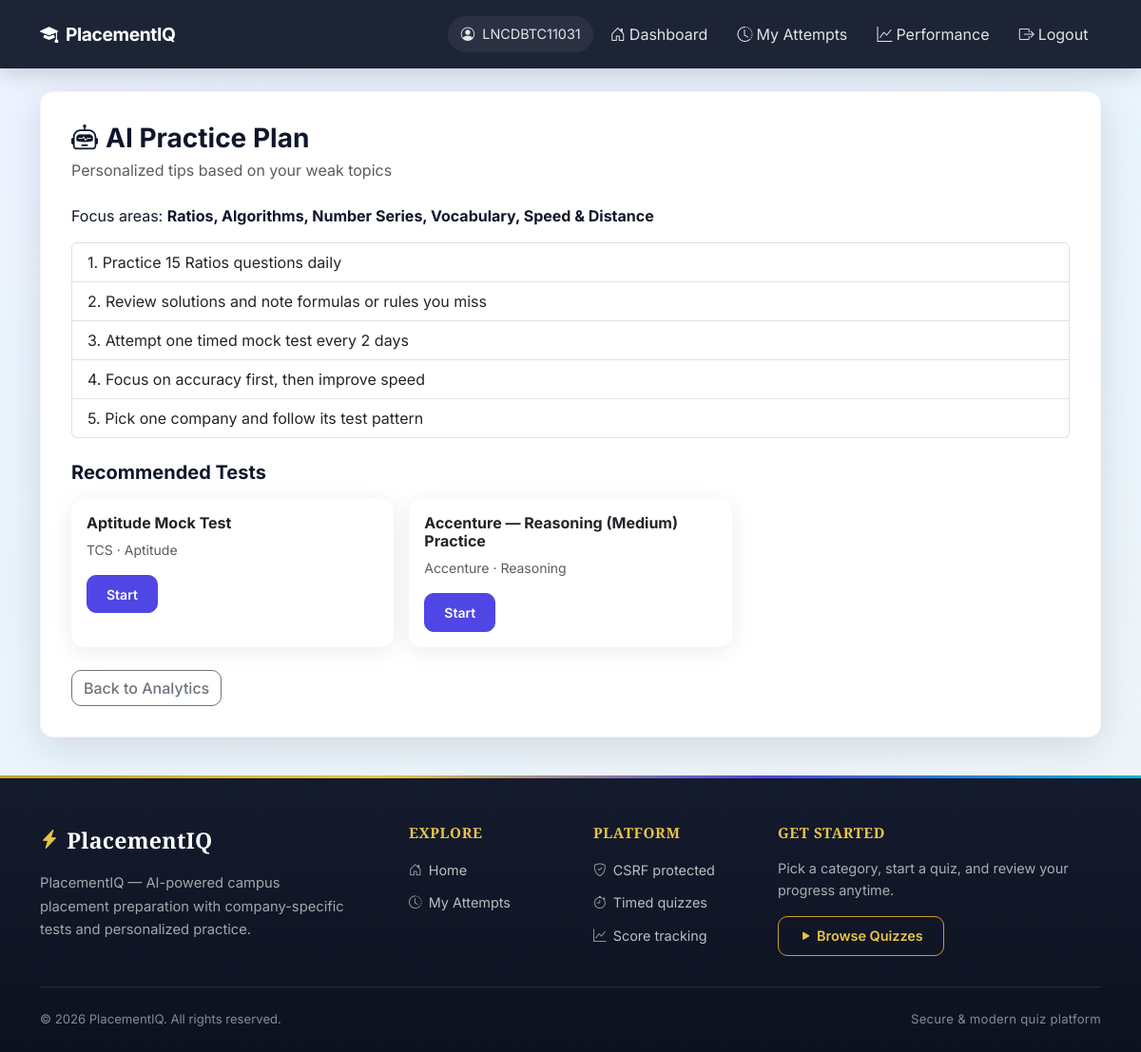
Screenshot of /ai-practice/ (signed in) with the database file from the repository.
### app1/models.py (models this page shows, shortened)
class Quiz(models.Model):
    STATUS_CHOICES = (
        ("active", "Active"),
        ("hold", "Hold"),
        ("disabled", "Disabled"),
    )
    DIFFICULTY_CHOICES = (
        ("easy", "Easy"),
        ("medium", "Medium"),
        ("hard", "Hard"),
    )
    SECTION_CHOICES = (
        ("aptitude", "Aptitude"),
        ("reasoning", "Reasoning"),
        ("english", "English"),
        ("coding", "Coding"),
        ("technical", "Technical"),
    )
    title = models.CharField(max_length=255)
    category = models.ForeignKey(Category, on_delete=models.CASCADE, related_name="quizzes")
    company = models.ForeignKey(
        Company, on_delete=models.SET_NULL, null=True, blank=True, related_name="tests"
    )
    difficulty = models.CharField(max_length=10, choices=DIFFICULTY_CHOICES, default="medium")
    section = models.CharField(max_length=20, choices=SECTION_CHOICES, default="aptitude")
    duration_minutes = models.PositiveIntegerField(default=30, help_text="Total test duration")
    marks_per_question = models.DecimalField(max_digits=6, decimal_places=2, default=Decimal("1.00"))
    negative_marks = models.DecimalField(max_digits=6, decimal_places=2, default=Decimal("0.00"))
    target_question_count = models.PositiveIntegerField(default=10)
    drive_date = models.DateField(null=True, blank=True, help_text="Upcoming campus drive date")
    status = models.CharField(max_length=20, choices=STATUS_CHOICES, default="active")
    created_at = models.DateTimeField(auto_now_add=True)

class Company(models.Model):
    name = models.CharField(max_length=100, unique=True)
    slug = models.SlugField(max_length=120, unique=True, blank=True)
    logo = models.ImageField(upload_to="company_logos/", blank=True, null=True)
    description = models.TextField(blank=True)
    is_active = models.BooleanField(default=True)
    class Meta:
        verbose_name_plural = "companies"
        ordering = ["name"]

### app1/views.py (the view)
# urls.py: path("ai-practice/", views.ai_practice_plan, name="ai_practice_plan"),
@student_required
def ai_practice_plan(request):
    weak = [row["question__topic"] for row in student_weak_topics(request.user, limit=5)]
    company_name = (request.GET.get("company") or "").strip() or None
    tips = personalized_suggestions(weak, company_name)
    suggested = suggested_tests_for_user(request.user)
    return render(
        request,
        "ai_practice_plan.html",
        {
            "weak_topics": weak,
            "tips": tips,
            "suggested_tests": suggested,
            "company_name": company_name,
        },
    )

### app1/ai_service.py (called while the page is built, shortened)
def _openai_chat(prompt: str) -> str | None:
    api_key = getattr(settings, "OPENAI_API_KEY", "") or ""
    if not api_key:
        return None

### app1/analytics.py (called while the page is built)
def student_weak_topics(user, limit=8):
    qs = (
        Answer.objects.filter(attempt__user=user, is_correct=False)
        .exclude(question__topic="")
        .values("question__topic")
        .annotate(wrong_count=Count("id"))
        .order_by("-wrong_count")[:limit]
    )
    return list(qs)

def suggested_tests_for_user(user, limit=5):
    weak = [row["question__topic"] for row in student_weak_topics(user, limit=3)]
    qs = Quiz.objects.filter(status="active", company__isnull=False)
    if weak:
        topic_q = Q()
        for t in weak:
            topic_q |= Q(question__topic__icontains=t)
        qs = qs.filter(topic_q).distinct()
    return qs.annotate(q_count=Count("question")).filter(q_count__gt=0)[:limit]

### app1/college_auth.py (called while the page is built, shortened)
def is_valid_student_name(value: str, enrollment_id: str = "") -> bool:
    return _looks_like_person_name(value, enrollment_id)

def _looks_like_person_name(value: str, enrollment_id: str) -> bool:
    if not value or value == enrollment_id:
        return False

### app1/context_processors.py (called while the page is built)
def student_profile(request):
    if not request.user.is_authenticated or request.user.is_staff:
        return {}
    enrollment_id = request.session.get("student_enrollment_id") or request.user.username
    from .college_auth import is_valid_student_name
    session_name = request.session.get("student_display_name") or ""
    stored_name = request.user.first_name or ""
    display_name = ""
    if is_valid_student_name(session_name, enrollment_id):
        display_name = session_name
    elif is_valid_student_name(stored_name, enrollment_id):
        display_name = stored_name
    email = request.session.get("student_email") or request.user.email or ""
    nav_label = display_name or enrollment_id
    return {
        "student_enrollment_id": enrollment_id,
        "student_display_name": display_name,
        "student_email": email,
        "student_nav_label": nav_label,
    }

### templates/ai_practice_plan.html (shortened to what this page needs)
{% extends 'base.html' %}
{% block content %}
<div class="content-wrapper">
    <h3 class="fw-bold mb-1"><i class="bi bi-robot me-2"></i>AI Practice Plan</h3>
    <p class="text-muted mb-4">Personalized tips based on your weak topics{% if company_name %} for {{ company_name }}{% endif %}</p>
    {% if weak_topics %}
    <p class="mb-3">Focus areas: <strong>{{ weak_topics|join:", " }}</strong></p>
    {% endif %}
    <ol class="list-group list-group-numbered mb-4">
        {% for tip in tips %}
        <li class="list-group-item">{{ tip }}</li>
        {% endfor %}
    </ol>
    <h5 class="fw-bold mb-3">Recommended Tests</h5>
    <div class="row g-3">
        {% for test in suggested_tests %}
        <div class="col-md-6 col-lg-4">
            <div class="card quiz-card h-100">
                <div class="card-body">
                    <h6 class="fw-bold">{{ test.title }}</h6>
                    <p class="text-muted small">{{ test.company.name }} · {{ test.get_section_display }}</p>
                    <a href="{% url 'start_quiz' test.id %}" class="btn btn-primary btn-sm">Start</a>
                </div>
            </div>
        </div>
        {% endfor %}
    </div>
    <div class="mt-4">
        <a href="{% url 'student_analytics' %}" class="btn btn-outline-secondary">Back to Analytics</a>
    </div>
</div>
{% endblock %}

### templates/base.html (shortened to what this page needs)
{% load static %}
<!DOCTYPE html>
<html lang="en">
<head>
    <link href="https://cdn.jsdelivr.net/npm/bootstrap@5.3.3/dist/css/bootstrap.min.css" rel="stylesheet">
    <link href="https://cdn.jsdelivr.net/npm/bootstrap-icons@1.11.3/font/bootstrap-icons.min.css" rel="stylesheet">
    <link rel="stylesheet" href="{% static 'css/style.css' %}">
</head>
<body class="site-body">
    <nav class="navbar navbar-expand-lg navbar-dark app-navbar fixed-top">
        <div class="container-xl">
            <a class="navbar-brand" href="{% if user.is_authenticated and user.is_staff %}{% url 'admin_dashboard' %}{% elif user.is_authenticated %}{% url 'student_dashboard' %}{% else %}{% url 'home' %}{% endif %}">
                <i class="bi bi-mortarboard-fill me-1"></i> PlacementIQ
            </a>
            <div class="collapse navbar-collapse" id="navbarNav">
                <ul class="navbar-nav ms-auto align-items-lg-center gap-lg-1">
                    {% if user.is_authenticated %}
                        <li class="nav-item">
                            <span class="nav-link nav-user-pill d-flex flex-column align-items-start align-items-lg-end py-1">
                                <span>
                                    <i class="bi bi-person-circle me-1"></i>
                                    {% if not user.is_staff %}
                                        {{ student_display_name|default:student_enrollment_id|default:user.username }}
                                    {% else %}
                                        {{ user.username }}
                                    {% endif %}
                                </span>
                            </span>
                        </li>
                        {% if not user.is_staff %}
                        <li class="nav-item">
                            <a class="nav-link" href="{% url 'student_dashboard' %}">
                                <i class="bi bi-house-door me-1"></i><span class="nav-text">Dashboard</span>
                            </a>
                        </li>
                        <li class="nav-item">
                            <a class="nav-link" href="{% url 'my_attempts' %}">
                                <i class="bi bi-clock-history me-1"></i><span class="nav-text">My Attempts</span>
                            </a>
                        </li>
                        <li class="nav-item">
                            <a class="nav-link" href="{% url 'student_analytics' %}">
                                <i class="bi bi-graph-up me-1"></i><span class="nav-text">Performance</span>
                            </a>
                        </li>
                        {% endif %}
                        <li class="nav-item">
                            <form method="post" action="{% url 'logout' %}" class="d-inline w-100">
                                <button type="submit" class="btn btn-link nav-link border-0 w-100 text-start text-lg-center">
                                    <i class="bi bi-box-arrow-right me-1"></i><span class="nav-text">Logout</span>
                                </button>
                            </form>
                        </li>
                    {% endif %}
                </ul>
            </div>
        </div>
    </nav>
    <main id="main-content" class="page-shell">
        <div class="container-xl">
            {% block content %}{% endblock %}
        </div>
    </main>
    <footer class="app-footer">
        <div class="footer-accent"></div>
        <div class="container-xl">
            <div class="footer-main">
                <div class="row g-4 g-lg-5">
                    <div class="col-lg-4 col-md-6">
                        <div class="footer-brand">
                            <a href="{% url 'home' %}" class="footer-logo">
                                <i class="bi bi-lightning-charge-fill"></i>
                                <span>PlacementIQ</span>
                            </a>
                            <p class="footer-tagline">
                                PlacementIQ — AI-powered campus placement preparation with company-specific tests and personalized practice.
                            </p>
                        </div>
                    </div>
                    <div class="col-6 col-md-3 col-lg-2">
                        <h6 class="footer-heading">Explore</h6>
                        <ul class="footer-links">
                            <li><a href="{% url 'home' %}"><i class="bi bi-house-door"></i> Home</a></li>
                            {% if user.is_authenticated and not user.is_staff %}
                            <li><a href="{% url 'my_attempts' %}"><i class="bi bi-clock-history"></i> My Attempts</a></li>
                            {% endif %}
                        </ul>
                    </div>
                    <div class="col-6 col-md-3 col-lg-2">
                        <h6 class="footer-heading">Platform</h6>
                        <ul class="footer-links">
                            <li><span><i class="bi bi-shield-check"></i> CSRF protected</span></li>
                            <li><span><i class="bi bi-stopwatch"></i> Timed quizzes</span></li>
                            <li><span><i class="bi bi-graph-up"></i> Score tracking</span></li>
                        </ul>
                    </div>
                    <div class="col-lg-4 col-md-6">
                        <h6 class="footer-heading">Get started</h6>
                        <p class="footer-cta-text">Pick a category, start a quiz, and review your progress anytime.</p>
                        <a href="{% url 'home' %}" class="btn btn-footer-cta">
                            <i class="bi bi-play-fill me-1"></i>Browse Quizzes
                        </a>
                    </div>
                </div>
            </div>
            <div class="footer-bottom">
                <div class="row align-items-center gy-2">
                    <div class="col-md-6 text-center text-md-start">
                        <small>&copy; 2026 PlacementIQ. All rights reserved.</small>
                    </div>
                    <div class="col-md-6 text-center text-md-end">
                        <small class="footer-meta">Secure &amp; modern quiz platform</small>
                    </div>
                </div>
            </div>
        </div>
    </footer>
</body>
</html>

### static/css/style.css (style rules this page uses)
:root { --primary: #4f46e5; --primary-dark: #3730a3; --accent: #06b6d4; --gold: #c9a227; --gold-light: #e8c547; --success: #10b981; --warning: #f59e0b; --danger: #ef4444; --surface: #ffffff; --text: #0f172a; --text-muted: #64748b; --footer-bg: #141b2d; --footer-bg-deep: #0d1220; --radius: 14px; --shadow: 0 10px 40px rgba(15, 23, 42, 0.12); --nav-height: 72px; }
* { box-sizing: border-box; }
html { scroll-behavior: smooth; }
.site-body { display: flex; flex-direction: column; min-height: 100vh; margin: 0; font-family: "Inter", system-ui, -apple-system, sans-serif; color: var(--text); background: linear-gradient(160deg, #eef2ff 0%, #e8f4fc 40%, #f1f5f9 100%); background-attachment: fixed; }
.app-navbar { background: rgba(15, 23, 42, 0.94) !important; backdrop-filter: blur(12px); box-shadow: 0 4px 24px rgba(0, 0, 0, 0.18); min-height: var(--nav-height); }
.app-navbar .navbar-brand { font-weight: 700; letter-spacing: -0.02em; font-size: 1.2rem; }
.app-navbar .nav-link, .app-navbar .btn-link { color: rgba(255, 255, 255, 0.88) !important; padding: 0.5rem 0.85rem !important; border-radius: 8px; transition: background 0.2s, color 0.2s; }
.nav-user-pill { background: rgba(255, 255, 255, 0.06); border-radius: 999px !important; font-size: 0.9rem; }
.page-shell { flex: 1 0 auto; padding: calc(var(--nav-height) + 1.5rem) 0 2.5rem; width: 100%; }
.content-wrapper { background: var(--surface); border-radius: var(--radius); box-shadow: var(--shadow); padding: 2rem; border: 1px solid rgba(15, 23, 42, 0.04); }
.category-card, .quiz-card, .stat-card { border: none; border-radius: var(--radius); box-shadow: 0 4px 24px rgba(15, 23, 42, 0.08); transition: transform 0.2s ease, box-shadow 0.2s ease; height: 100%; background: var(--surface); }
.btn-primary { background: var(--primary); border-color: var(--primary); border-radius: 10px; padding: 0.55rem 1.25rem; font-weight: 600; }
.btn-outline-secondary { border-radius: 10px; font-weight: 500; }
.app-footer { flex-shrink: 0; background: linear-gradient(180deg, var(--footer-bg) 0%, var(--footer-bg-deep) 100%); color: rgba(255, 255, 255, 0.82); margin-top: auto; position: relative; }
.footer-accent { height: 3px; background: linear-gradient(90deg, var(--gold), var(--gold-light), var(--primary), var(--accent)); }
.footer-main { padding: 3rem 0 2rem; }
.footer-brand { max-width: 320px; }
.footer-logo { display: inline-flex; align-items: center; gap: 0.5rem; color: #fff; text-decoration: none; font-family: "Playfair Display", Georgia, serif; font-size: 1.45rem; font-weight: 700; letter-spacing: 0.01em; margin-bottom: 1rem; }
.footer-logo i { color: var(--gold-light); font-size: 1.25rem; }
.footer-tagline { color: rgba(255, 255, 255, 0.62); font-size: 0.92rem; line-height: 1.65; margin: 0; }
.footer-heading { font-family: "Playfair Display", Georgia, serif; font-size: 0.95rem; font-weight: 700; color: var(--gold-light); letter-spacing: 0.04em; text-transform: uppercase; margin-bottom: 1.1rem; }
.footer-links { list-style: none; padding: 0; margin: 0; }
.footer-links li { margin-bottom: 0.65rem; }
.footer-links a, .footer-links span { display: inline-flex; align-items: center; gap: 0.45rem; color: rgba(255, 255, 255, 0.72); text-decoration: none; font-size: 0.9rem; transition: color 0.2s, transform 0.2s; }
.footer-links i { font-size: 0.85rem; opacity: 0.85; }
.footer-cta-text { color: rgba(255, 255, 255, 0.65); font-size: 0.9rem; line-height: 1.6; margin-bottom: 1rem; }
.btn-footer-cta { background: transparent; border: 1.5px solid var(--gold); color: var(--gold-light); border-radius: 10px; padding: 0.55rem 1.35rem; font-weight: 600; font-size: 0.9rem; transition: background 0.25s, color 0.25s, border-color 0.25s; }
.footer-bottom { border-top: 1px solid rgba(255, 255, 255, 0.1); padding: 1.25rem 0 1.5rem; }
.footer-bottom small { color: rgba(255, 255, 255, 0.5); font-size: 0.82rem; }
.footer-meta { letter-spacing: 0.02em; }
@media (min-width: 1200px) { .page-shell .container-xl { max-width: 1140px; } }

### rows the page displays
Quiz: title "Aptitude Mock Test", company.name "TCS", section "Aptitude"
Quiz: title "Accenture — Reasoning (Medium) Practice", company.name "Accenture", section "Reasoning"

### other values shown
{{ weak_topics|join:", " }} "Ratios, Algorithms, Number Series, Vocabulary, Speed & Distance"
{{ tip }} "Practice 15 Ratios questions daily" "Review solutions and note formulas or rules you miss" "Attempt one timed mock test every 2 days" "Focus on accuracy first, then improve speed" "Pick one company and follow its test pattern"
